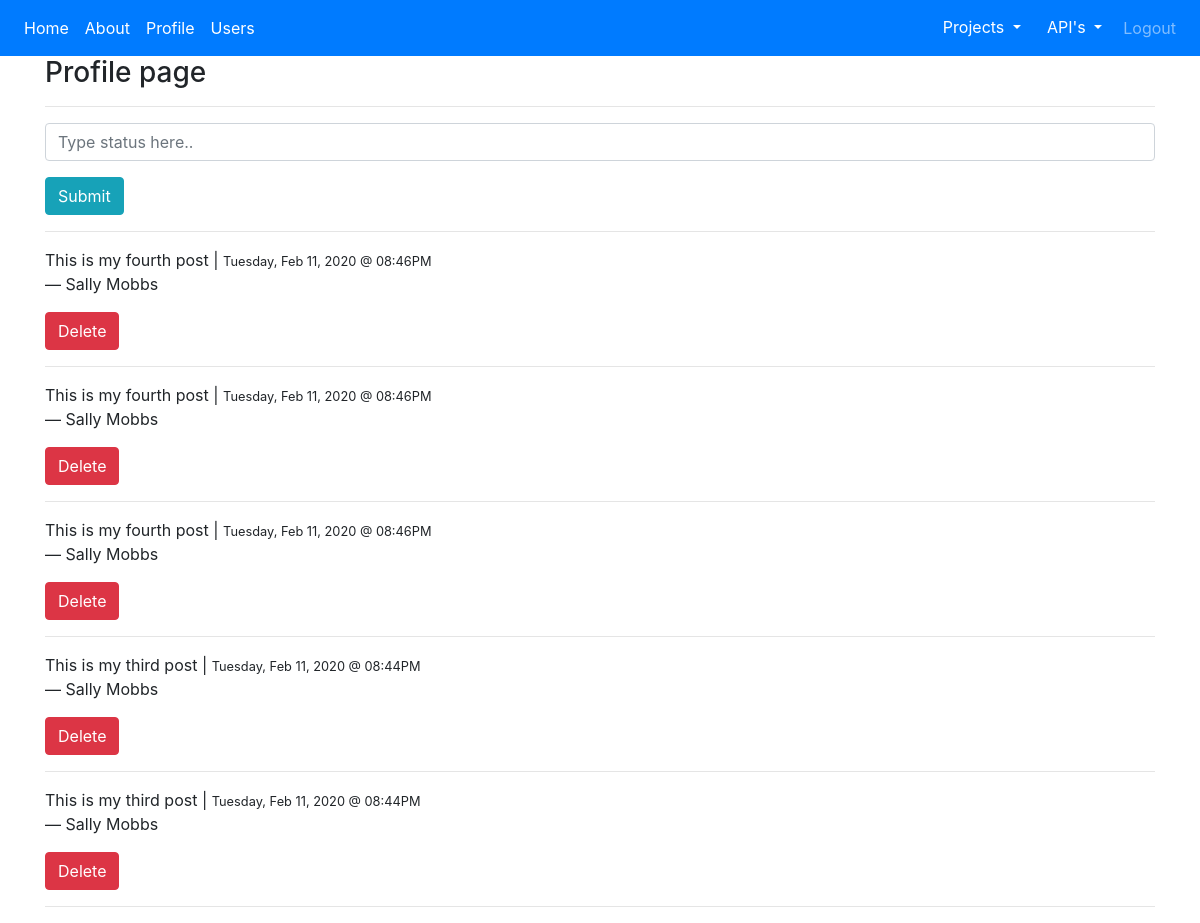
The app's page /account/profile/8 (signed in) with its own data.
### app/models.py (models this page shows, shortened)
class Post(db.Model):
    id = db.Column(db.Integer, primary_key=True)
    body = db.Column(db.Text)
    timestamp = db.Column(db.DateTime, index=True, default=datetime.utcnow)
    user_id = db.Column(db.Integer, db.ForeignKey("user.id"))

class User(db.Model,UserMixin):
    id = db.Column(db.Integer, primary_key=True)
    name = db.Column(db.String(40), nullable=False)
    email = db.Column(db.String(50), nullable=False, unique=True)
    password = db.Column(db.String(180), nullable=False)
    created_on = db.Column(db.DateTime, nullable=False,
                           default=datetime.utcnow)
    posts = db.relationship('Post',backref='author', lazy='dynamic')
    followed = db.relationship(
        'User',
        secondary=followers,
        primaryjoin=(followers.c.follower_id == id),
        secondaryjoin=(followers.c.followed_id == id),
        backref=db.backref('followers', lazy='dynamic'),
        lazy = "dynamic"
    )
    def __str__(self):
        return self.name

### app/blueprints/account/routes.py (the view)
@account.route('/profile/<int:id>',methods=['GET','POST'])
@login_required
def profile(id):
    form = BlogForm()
    if form.validate_on_submit():
        p = Post(body=form.body.data, user_id=current_user.id)
        db.session.add(p)
        db.session.commit()
        flash("Post added succesfully!", 'success')
        return redirect(url_for('account.profile',id=id))
    context = {
        'form':form,
        'posts': Post.query.filter_by(user_id=id).order_by(Post.timestamp.desc()).all()
    }
    return render_template('profile.html', **context)

### app/blueprints/account/forms.py
class BlogForm(FlaskForm):
    body = StringField(validators=[DataRequired()])
    submit = SubmitField(label="Submit")

### app/models.py (called while the page is built)
@login.user_loader
def get_user(id):
    return User.query.get(int(id))

### app/templates/profile.html (shortened to what this page needs)
{% extends 'layout.html' %}
{% block content %}
  <h3>Profile page</h3>
  <hr/>
  <form action="/account/profile/{{current_user.id}}" method="POST">
    <div class="form-group">
      {{ form.body(class="form-control", placeholder="Type status here..")}}
    </div>
    <div class="form-group">
        {{ form.submit(class="btn btn-info") }}
    </div>
  </form>
  <hr/>
  {% if posts%}
  {% for p in posts%}
    <p>
      {{ p.body }} | <small>{{  p.timestamp.strftime('%A, %b %d, %Y @ %I:%M%p ') }}</small><br/>
    &mdash; {{ p.author }}
    </p>
      <a class="btn btn-danger" href="/account/post/delete/{{p.id}}">Delete</a>
    <hr/>
  {% endfor %}
  {% else %}
    <p>You have no posts... Make some!</p>
  {% endif %}
{% endblock %}

### records on screen
Post: body "This is my fourth post", timestamp "Tuesday, Feb 11, 2020 @ 08:46PM", author "Sally Mobbs"
Post: body "This is my fourth post", timestamp "Tuesday, Feb 11, 2020 @ 08:46PM", author "Sally Mobbs"
Post: body "This is my fourth post", timestamp "Tuesday, Feb 11, 2020 @ 08:46PM", author "Sally Mobbs"
Post: body "This is my third post", timestamp "Tuesday, Feb 11, 2020 @ 08:44PM", author "Sally Mobbs"
Post: body "This is my third post", timestamp "Tuesday, Feb 11, 2020 @ 08:44PM", author "Sally Mobbs"
